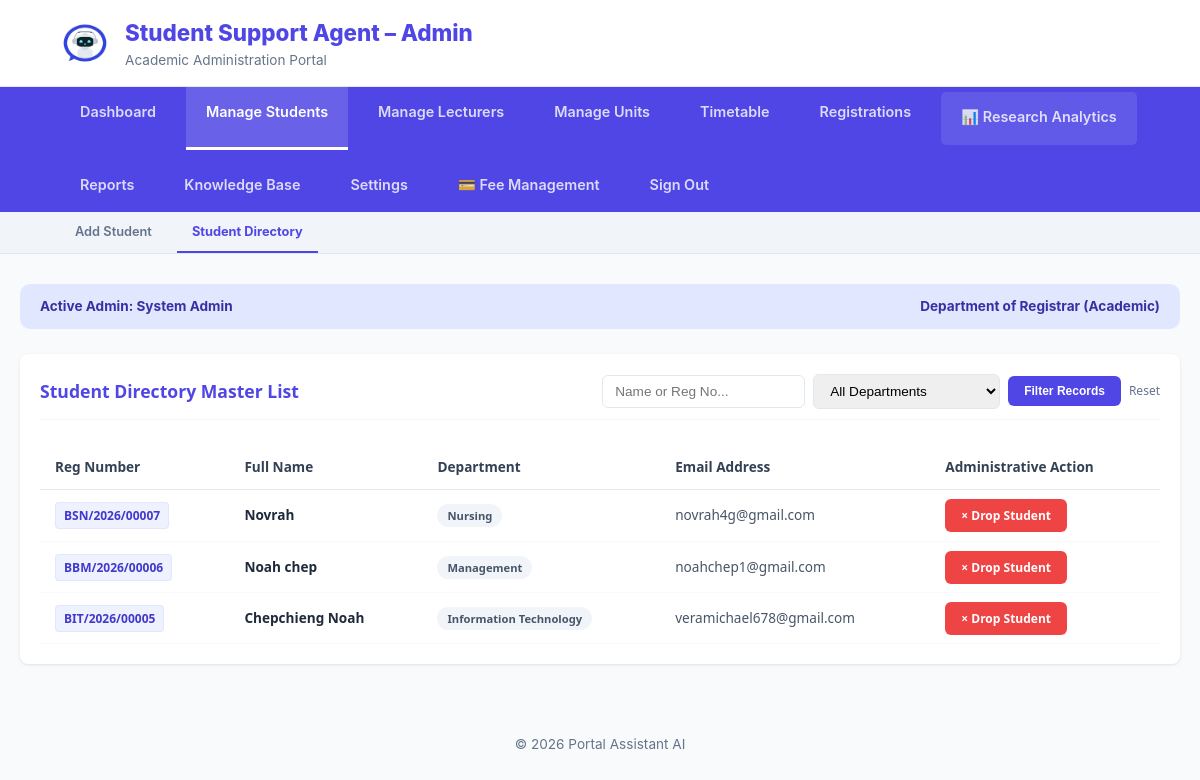
The page /Admin/Admin-index.php?section=students (signed in) on the database as committed earlier.
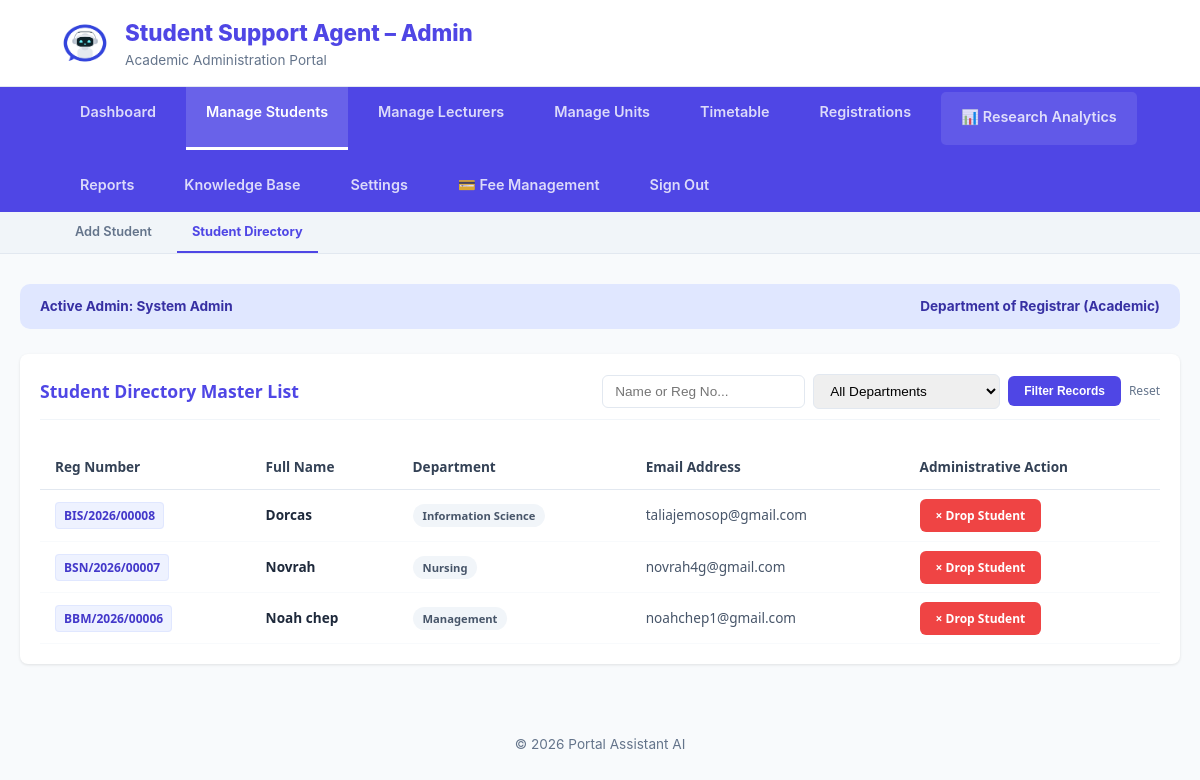
The same page on the database as committed later.
### tables this page shows
CREATE TABLE `users` (
  `id` int(11) NOT NULL,
  `full_name` varchar(100) NOT NULL,
  `reg_number` varchar(50) NOT NULL,
  `email` varchar(100) NOT NULL,
  `password` varchar(255) NOT NULL,
  `password_changed` tinyint(1) NOT NULL DEFAULT 0,
  `role` enum('student','admin','lecturer') NOT NULL DEFAULT 'student',
  `department` varchar(100) NOT NULL,
  `phone` varchar(20) DEFAULT NULL,
  `created_at` timestamp NOT NULL DEFAULT current_timestamp(),
  `survey_done` tinyint(1) DEFAULT 0,
  `reset_token` varchar(255) DEFAULT NULL,
  `reset_expires` datetime DEFAULT NULL
);

### Admin/view_students.php (the view, shortened to what this page needs)
<?php
include_once('db_connect.php');
$search = $_GET['search'] ?? '';
$query = "SELECT * FROM users WHERE role='student'";
$query .= " ORDER BY id DESC";
$result = mysqli_query($conn, $query);
$current_view_count = ($result) ? mysqli_num_rows($result) : 0;
?>
<div class="master-plan-container">
    <div class="plan-header">
        <h2>Student Directory Master List</h2>
        <form class="search-box" method="GET" action="Admin-index.php">
            <input type="text" name="search" placeholder="Name or Reg No..." value="<?php echo htmlspecialchars($search); ?>">
            <select name="dept">
                <option value="all">All Departments</option>
            </select>
            <button type="submit" class="btn-action btn-search">Filter Records</button>
            <a href="Admin-index.php?section=students" style="font-size: 0.75rem; color: #64748b; text-decoration: none;">Reset</a>
        </form>
    </div>
    <table class="workload-table">
        <thead>
            <tr>
                <th>Reg Number</th>
                <th>Full Name</th>
                <th>Department</th>
                <th>Email Address</th>
                <th>Administrative Action</th>
            </tr>
        </thead>
        <tbody>
            <?php if($current_view_count > 0): ?>
                <?php while($row = mysqli_fetch_assoc($result)): ?>
                <tr>
                    <td><span class="reg-badge"><?php echo htmlspecialchars($row['reg_number']); ?></span></td>
                    <td style="font-weight: 600; color: #1e293b;"><?php echo htmlspecialchars($row['full_name']); ?></td>
                    <td><span class="dept-tag"><?php echo htmlspecialchars($row['department']); ?></span></td>
                    <td><?php echo htmlspecialchars($row['email']); ?></td>
                    <td>
                        <a href="Admin-index.php?section=students&drop_id=<?php echo $row['id']; ?>"
                           class="btn-action btn-drop"
                           onclick="return confirm('WARNING: Are you sure you want to drop this student? All their registrations and survey data will be permanently deleted.');">
                            × Drop Student
                        </a>
                    </td>
                </tr>
                <?php endwhile; ?>
            <?php endif; ?>
        </tbody>
    </table>
</div>

Rows that differ between the two databases and show on the page:
removed users: reg_number "BIT/2026/00005", full_name "Chepchieng Noah", department "Information Technology", email "veramichael678@gmail.com"
added users: reg_number "BIS/2026/00008", full_name "Dorcas", department "Information Science", email "taliajemosop@gmail.com"
